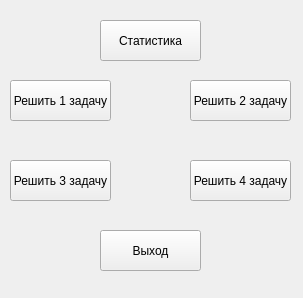
<?xml version="1.0" encoding="UTF-8"?>
<ui version="4.0">
 <class>tasks</class>
 <widget class="QWidget" name="tasks">
  <property name="geometry">
   <rect>
    <x>0</x>
    <y>0</y>
    <width>303</width>
    <height>298</height>
   </rect>
  </property>
  <property name="windowTitle">
   <string>Form</string>
  </property>
  <widget class="QPushButton" name="pushButton">
   <property name="geometry">
    <rect>
     <x>10</x>
     <y>80</y>
     <width>101</width>
     <height>41</height>
    </rect>
   </property>
   <property name="text">
    <string>Решить 1 задачу</string>
   </property>
  </widget>
  <widget class="QPushButton" name="pushButton_2">
   <property name="geometry">
    <rect>
     <x>10</x>
     <y>160</y>
     <width>101</width>
     <height>41</height>
    </rect>
   </property>
   <property name="text">
    <string>Решить 3 задачу</string>
   </property>
  </widget>
  <widget class="QPushButton" name="pushButton_3">
   <property name="geometry">
    <rect>
     <x>190</x>
     <y>80</y>
     <width>101</width>
     <height>41</height>
    </rect>
   </property>
   <property name="text">
    <string>Решить 2 задачу</string>
   </property>
  </widget>
  <widget class="QPushButton" name="pushButton_4">
   <property name="geometry">
    <rect>
     <x>190</x>
     <y>160</y>
     <width>101</width>
     <height>41</height>
    </rect>
   </property>
   <property name="text">
    <string>Решить 4 задачу</string>
   </property>
  </widget>
  <widget class="QPushButton" name="pushButton_5">
   <property name="geometry">
    <rect>
     <x>100</x>
     <y>230</y>
     <width>101</width>
     <height>41</height>
    </rect>
   </property>
   <property name="text">
    <string>Выход</string>
   </property>
  </widget>
  <widget class="QPushButton" name="pushButton_6">
   <property name="geometry">
    <rect>
     <x>100</x>
     <y>20</y>
     <width>101</width>
     <height>41</height>
    </rect>
   </property>
   <property name="text">
    <string>Статистика</string>
   </property>
  </widget>
 </widget>
 <resources/>
 <connections/>
</ui>
